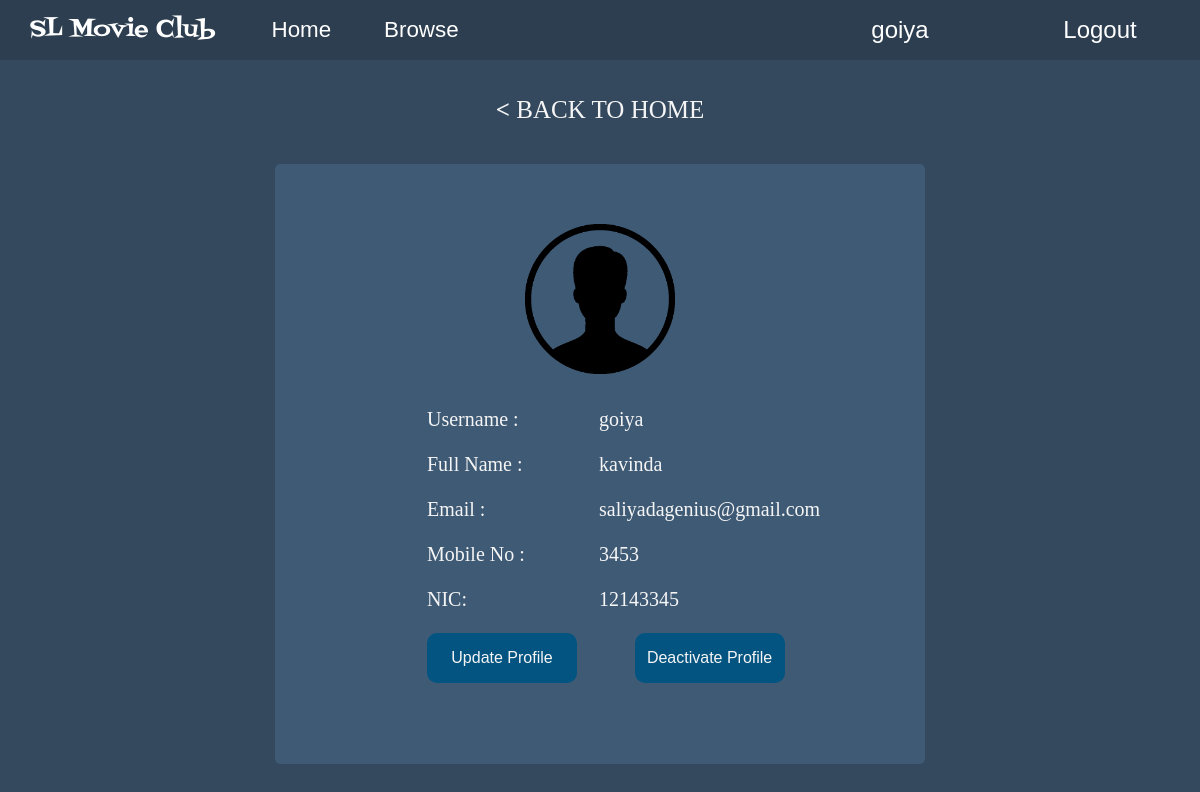
The app's page /user-profile.php (signed in) with its own data.
### tables this page shows
CREATE TABLE `customer` (
  `username` varchar(20) NOT NULL,
  `name` varchar(45) NOT NULL,
  `email` varchar(45) NOT NULL,
  `contactNo` int(11) NOT NULL,
  `NIC` varchar(10) NOT NULL
);

### user-profile.php (the view, shortened to what this page needs)
<?php
	require 'db_con.php';
?>
<!DOCTYPE html>
<html>
<head>
	<?php include('./import/css.php'); ?>
    <?php include('./import/profile.php'); ?>
</head>
<body>
<?php include('./import/nav.php'); ?>
		<center><p id="backhome"><a href="index.php"><b><</b> BACK TO HOME</a></p></center>
		    <div class='wrapper'>
		    <img src='./images/user1.png'><br><br>
		<?php
			$sql = "SELECT * FROM customer WHERE username='$_SESSION[username]'";
			$res = mysqli_query($conn,$sql);
			if($res){
				while($row = mysqli_fetch_row($res)){
			echo "<div class='bio' style='color : whitesmoke;'>
				<table border=0>
				  	<tr>
						<td class='field'>Username : </td>
						<td class='field'>$row[0]</td>
					</tr>
					<tr>
						<td class='field'>Full Name : </td>
						<td class='field'>$row[1]</td>
					</tr>
					<tr>
						<td class='field'>Email : </td>
						<td class='field'>$row[2]</td>
					</tr>
					<tr>
						<td class='field'>Mobile No : </td>
						<td class='field'>$row[3]</td>
					</tr>
					<tr>
						<td class='field'>NIC: </td>
						<td class='field'>$row[4]</td>
					</tr>
					<tr>
						<td><button class='profilebtn'>Update Profile</button></td>
						<td><button class='profilebtn'>Deactivate Profile</button></td>
					</tr>
				</table>
			</div>
        </div> ";
    }
}
?>
</body>
</html>

### css/style.css (style rules this page uses)
body { background-color: #34495e; margin: 0; }
.profilebtn { color: whitesmoke; border: none; width : 150px; height: 50px; margin: auto; background-color: #035481; font-size: 16px; border-radius: 10px; }

### css/profile.css (style rules this page uses)
body { margin: 0; }
.wrapper { text-align: center; width: 650px; height: 600px; background-color: #3F5A75; margin: 0 auto; margin-top: 40px; margin-bottom: 50px; border-radius: 5px; }
.wrapper img { padding-top: 60px; width: 150px; height: 150px; }
table { padding-left: 140px; }
.bio { font-size: 20px; padding: auto; }
.field { text-align: justify; }
.bio td { width: 100px; padding: 10px; }
#backhome { padding-top: 20px; }
#backhome a { text-decoration: none; color: whitesmoke; font-size: 25px; }

### records on screen
customer: username "goiya", name "kavinda", email "saliyadagenius@gmail.com", contactNo "3453", NIC "12143345"

### other values on screen
$user "goiya"
